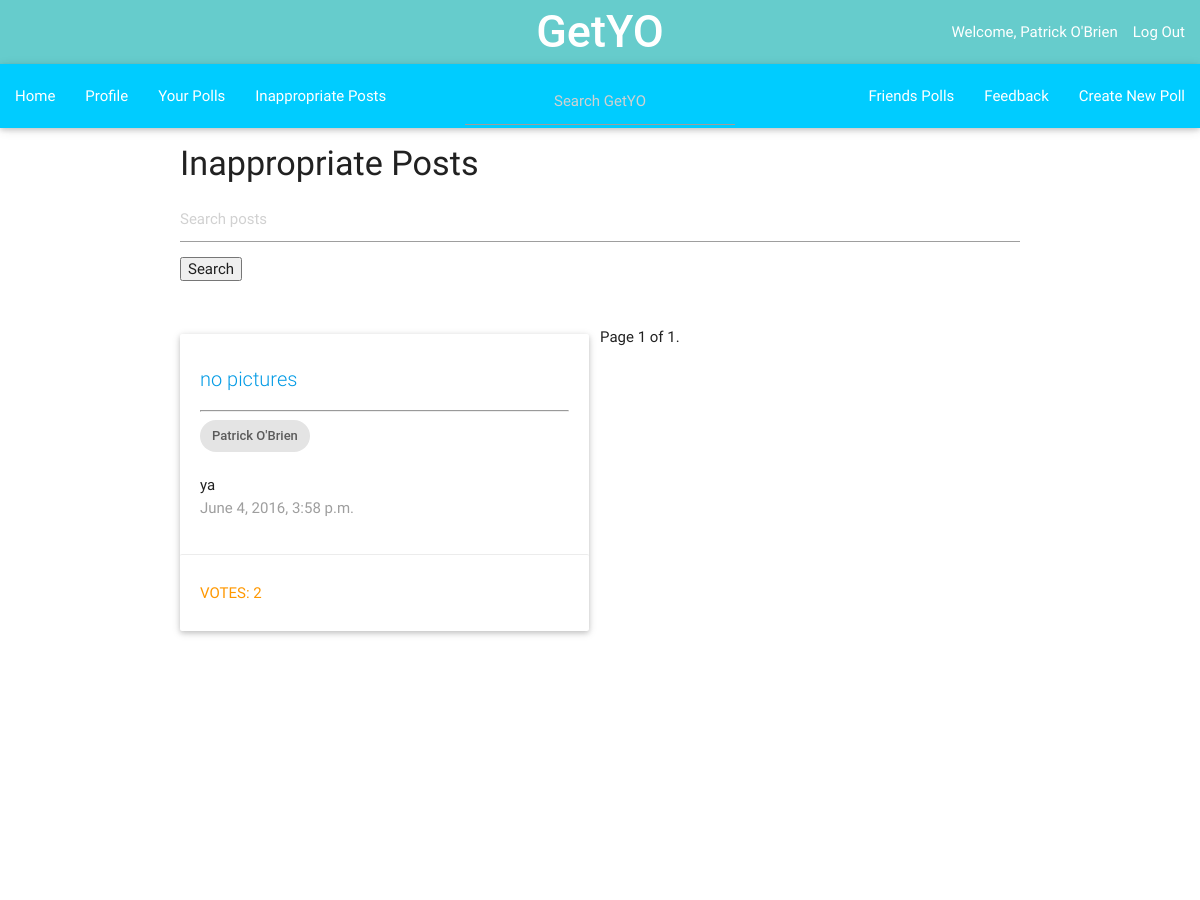
The page /imo_app/inappropriate/ (signed in, upper part) on the database as committed earlier.
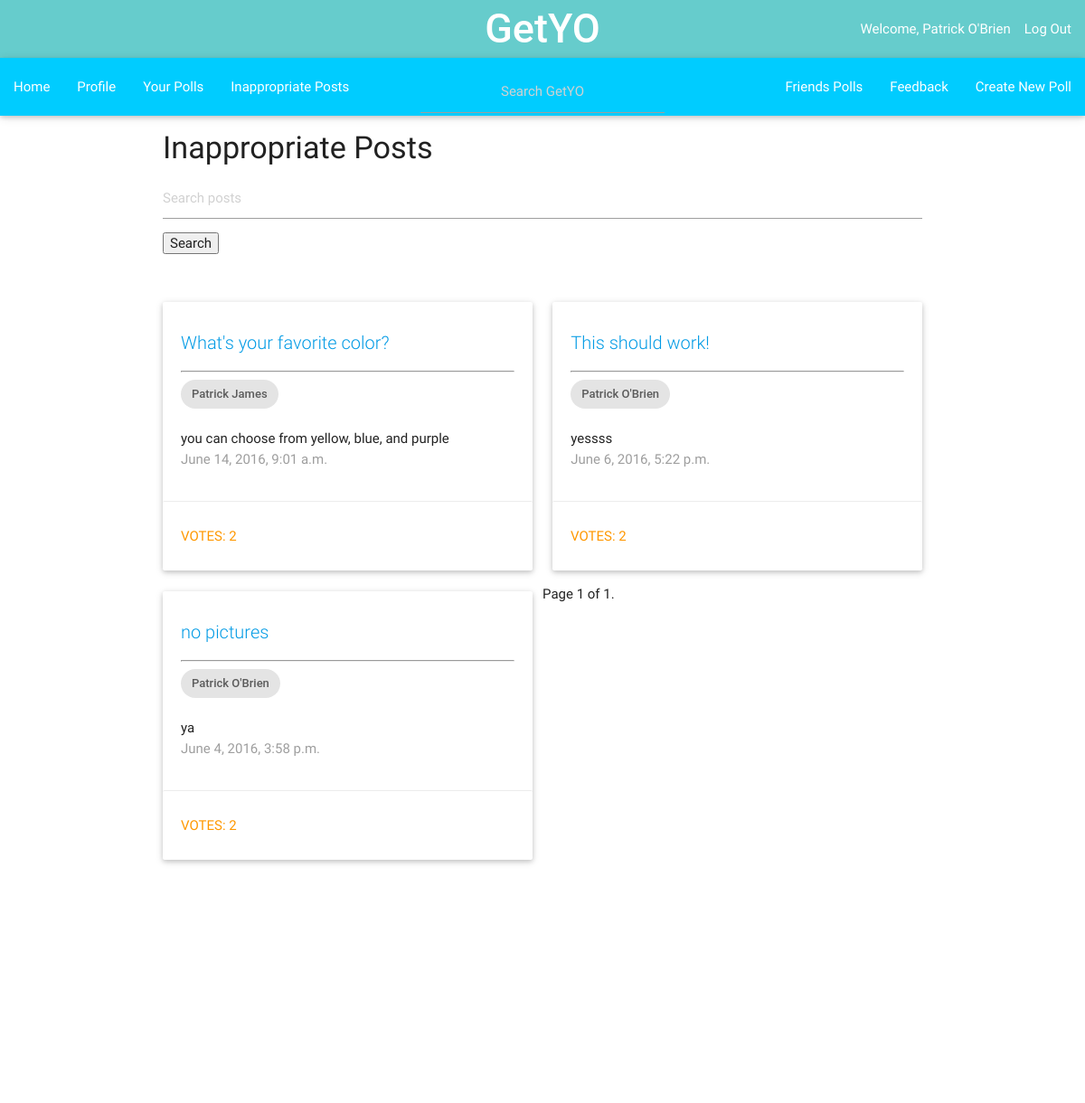
The same page on the database as committed later.
### imo_app/models.py (models this page shows, shortened)
class Question(models.Model):
    author = models.ForeignKey(UserProfile, on_delete=models.CASCADE)
    author_name = models.CharField(max_length=200, default='')
    question_text = models.CharField(max_length=200)
    description = models.TextField(default = '')
    category = models.CharField(max_length=50, default='')
    pub_date = models.DateTimeField('date published')
    choice1 = models.CharField(null=True, blank=True, default = '', max_length = 200)
    image1 = models.ImageField(null=True, blank=True)
    choice2 = models.CharField(null=True, blank=True, default = '', max_length = 200)
    image2 = models.ImageField(null=True, blank=True)
    choice3 = models.CharField(null=True, blank=True, default = '', max_length = 200)
    image3 = models.ImageField(null=True, blank=True)
    total_votes = models.IntegerField(default = 0)
    inappropriate = models.IntegerField(default=0)
    class Meta:
        ordering = ['-pub_date']

class UserProfile(models.Model):
    user = models.OneToOneField(User)
    name = models.CharField(max_length=200, default='')
    gender = models.CharField(default='', blank=True, max_length=15)
    picture = models.ImageField(blank=True, null=True, default='')
    birthday = models.DateField(blank=True, null=True)
    about = models.TextField(null = True, blank = True, default='')
    motto = models.CharField(max_length=200, null = True, blank=True, default='')
    total_friends = models.IntegerField(default=0)
    inappropriate = models.IntegerField(default=0)
    join_date = models.DateField(blank=True, null=True)
    sponsor = models.BooleanField(default=False)
    verification = models.BooleanField(default=False)
    activation_key = models.CharField(max_length=100, default='')
    terms_of_service = models.BooleanField(default=False)

### imo_app/views.py (the view)
@login_required
def inappropriate(request):
    current_user=request.user
    if current_user.is_superuser:
        q_list = Question.objects.filter(inappropriate__gte=1)
        if request.GET.get("q"):
            query = request.GET.get("q")
            q_list = search_bars(q_list, query)
        paginator = Paginator(q_list, 10) # Show 25 contacts per page
        page = request.GET.get('page')
        try:
            q = paginator.page(page)
        except PageNotAnInteger:
            q = paginator.page(1)
        except EmptyPage:
            q = paginator.page(paginator.num_pages)
        context = {
            'current_user': current_user,
            'q_all': q
        }
        return render(request, 'imo_app/inappropriate.html', context)
    else:
        raise Http404

### imo_app/templates/imo_app/inappropriate.html (shortened to what this page needs)
{% extends "imo_app/base.html" %}
{% block content %}
    {% if current_user.is_superuser %}
      <h4>Inappropriate Posts</h4>
      <div class="row">
        <div class="col m12">
        <form method='GET' action=''>
        <input type='text' name='q' placeholder='Search posts' value='{{ request.GET.q }}' />
        <input type='submit' value='Search' />
        </form>
        <br></br>
      </div>
        {% for i in q_all %}
          <div class="col m6">
            <div class="card" >
              <div class="card-content">
                <span class="card-title truncate"><a href="{% url 'imo_app:detail' i.id %}" style = "font-size: 20px">{{ i.question_text }}</a></span>
                <hr></hr>
                <div class="chip">
                  {{ i.author.user.first_name}} {{ i.author.user.last_name}}
                </div>
                <br></br>
                <p class="truncate">{{ i.description }}</p>
                <p class="grey-text">{{ i.pub_date }}</p>
              </div>
              <a href="{% url 'imo_app:detail' i.id %}"><div class="orange-text waves-effect waves-teal card-action btn-flat" style="width:100%; height: 100%">
              Votes: {{ i.total_votes }}
              </div></a>
            </div>
          </div>
        {% endfor %}
        <div class="pagination">
            <span class="step-links">
                <span class="current">
                    Page {{ q_all.number }} of {{ q_all.paginator.num_pages }}.
                </span>
            </span>
        </div>
      </div>
    <br></br>
    <br></br>
    <br></br>
    <br></br>
    <br></br>
    <br></br>
    <br></br>
    <br></br>
    <br></br>
    {% endif %}
{% endblock content %}

Rows that differ between the two databases and show on the page:
added Question: question_text "What's your favorite color?", author.user.first_name "Patrick", author.user.last_name "James", description "you can choose from yellow, blue, and purple", pub_date "June 14, 2016, 9:01 a.m.", total_votes "2"
now on this page (row edited): Question: question_text "This should work!", author.user.first_name "Patrick", author.user.last_name "O'Brien", description "yessss", pub_date "June 6, 2016, 5:22 p.m.", total_votes "2"
